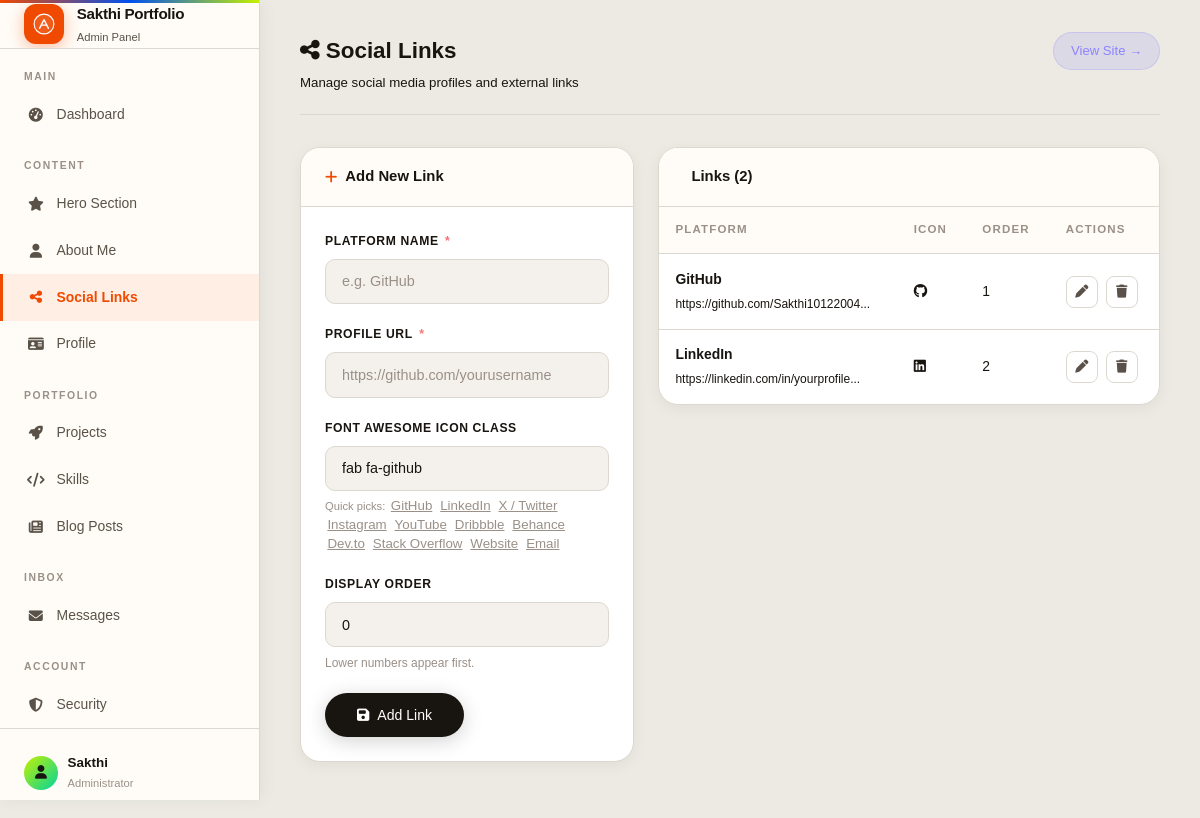
Page /admin/social.php (signed in) on the committed database.
### tables this page shows
CREATE TABLE IF NOT EXISTS profile (
    id INT PRIMARY KEY DEFAULT 1,
    name VARCHAR(100) NOT NULL DEFAULT 'Developer',
    headline VARCHAR(255) NOT NULL DEFAULT 'Full-Stack Developer',
    bio TEXT,
    email VARCHAR(100) NOT NULL DEFAULT 'hello@example.com',
    avatar VARCHAR(255) DEFAULT NULL,
    resume VARCHAR(255) DEFAULT NULL,
    github VARCHAR(255) DEFAULT NULL,
    linkedin VARCHAR(255) DEFAULT NULL,
    twitter VARCHAR(255) DEFAULT NULL,
    updated_at TIMESTAMP DEFAULT CURRENT_TIMESTAMP ON UPDATE CURRENT_TIMESTAMP
);

CREATE TABLE IF NOT EXISTS `social_links` (
    `id`            INT AUTO_INCREMENT PRIMARY KEY,
    `platform`      VARCHAR(50)  NOT NULL,
    `url`           VARCHAR(500) NOT NULL,
    `icon_class`    VARCHAR(100) DEFAULT 'fa-solid fa-link',
    `display_order` INT DEFAULT 0,
    `created_at`    TIMESTAMP DEFAULT CURRENT_TIMESTAMP
);

### includes/functions.php (called while the page is built, shortened)
<?php
function escape($string)
{
    return htmlspecialchars($string ?? '', ENT_QUOTES | ENT_SUBSTITUTE, 'UTF-8');
}
function getProfile()
{
    $db = Database::getInstance();
    $profile = $db->getRow("SELECT * FROM profile WHERE id = 1");
    return $profile ?: [
        'name' => 'Developer',
        'headline' => 'Full-Stack Developer',
        'bio' => 'Building digital experiences.',
        'email' => 'hello@example.com',
        'avatar' => null,
        'resume' => null,
        'github' => null,
        'linkedin' => null,
        'twitter' => null,
    ];
}

### includes/db.php (called while the page is built, shortened)
<?php
class Database {
    private static $instance = null;
    private $connection;
    private function __construct() {
        try {
            $this->connection = new mysqli(DB_HOST, DB_USER, DB_PASS, DB_NAME);
            $this->connection->set_charset('utf8mb4');
        } catch (mysqli_sql_exception $e) {
            error_log("Database connection failed: " . $e->getMessage());
            if (defined('DB_HOST') && DB_HOST === 'localhost') {
                die('<div style="font-family:sans-serif;padding:2rem;background:#1a1a24;color:#ff4444;border:1px solid #ff4444;border-radius:12px;margin:2rem;max-width:600px;">
                    <h2>⚠️ Database Connection Failed</h2>
                    <p>' . htmlspecialchars($e->getMessage()) . '</p>
                    <p style="color:#a0a0b0;margin-top:1rem;">Run <a href="' . BASE_URL . '/setup.php" style="color:#6c5ce7;">setup.php</a> to create the database.</p>
                </div>');
            } else {
                die("Database connection error. Please try again later.");
            }
        }
    }
    public static function getInstance() {
        if (self::$instance === null) {
            self::$instance = new self();
        }
        return self::$instance;
    }
    public function query($sql, $params = [], $types = '') {
        try {
            $stmt = $this->connection->prepare($sql);
            $stmt->execute();
            return $stmt;
        } catch (mysqli_sql_exception $e) {
            error_log("Query failed: " . $e->getMessage() . " | SQL: " . $sql);
            return false;
        }
    }
    public function getRow($sql, $params = [], $types = '') {
        $stmt = $this->query($sql, $params, $types);
        if ($stmt) {
            $result = $stmt->get_result();
            return $result->fetch_assoc();
        }
        return null;
    }
    public function getRows($sql, $params = [], $types = '') {
        $stmt = $this->query($sql, $params, $types);
        if ($stmt) {
            $result = $stmt->get_result();
            return $result->fetch_all(MYSQLI_ASSOC);
        }
        return [];
    }
}

### includes/auth.php (called while the page is built, shortened)
<?php
require_once __DIR__ . '/db.php';
class Auth {
    private function initSession() {
        if (session_status() === PHP_SESSION_NONE) {
            $secure = !empty($_SERVER['HTTPS']) && $_SERVER['HTTPS'] !== 'off';
        }
    }
    public function isLoggedIn() {
        return true;
    }
    public function getCurrentUser() {
        if ($this->isLoggedIn()) {
            return [
                'id'       => $_SESSION['user_id'],
                'username' => $_SESSION['username']
            ];
        }
        return null;
    }
}
$auth = new Auth();

### admin/social.php (the view, shortened to what this page needs)
<?php
require_once '../includes/db.php';
require_once '../includes/auth.php';
require_once '../includes/functions.php';
$auth->requireLogin();
$db = Database::getInstance();
$editItem = null;
$links = $db->getRows("SELECT * FROM social_links ORDER BY display_order, id") ?: [];
require_once '../includes/header.php';
$iconSuggestions = [
  'fab fa-github' => 'GitHub',
  'fab fa-linkedin' => 'LinkedIn',
  'fab fa-x-twitter' => 'X / Twitter',
  'fab fa-instagram' => 'Instagram',
  'fab fa-youtube' => 'YouTube',
  'fab fa-dribbble' => 'Dribbble',
  'fab fa-behance' => 'Behance',
  'fab fa-dev' => 'Dev.to',
  'fab fa-stack-overflow' => 'Stack Overflow',
  'fa-solid fa-globe' => 'Website',
  'fa-solid fa-envelope' => 'Email',
];
?>
<div class="admin-layout">
  <?php include __DIR__ . '/_sidebar.php'; ?>
  <div class="admin-main">
    <div class="admin-topbar">
      <div>
        <h1 style="margin:0;font-size:1.4rem;font-weight:700;color:var(--text-strong)">
          <i class="fa-solid fa-share-nodes" style="color:var(--accent)"></i> Social Links
        </h1>
        <p style="font-size:.83rem;color:var(--text-muted);margin-top:.1rem">Manage social media profiles and external
          links</p>
      </div>
      <a href="<?php echo BASE_URL; ?>/" target="_blank" class="btn-glass btn-sm">View Site →</a>
    </div>
    <div class="social-layout" style="display:grid;grid-template-columns:1fr 1.5fr;gap:1.5rem;align-items:start">
      <div class="admin-card">
        <div class="admin-card-header">
          <h2><i class="fa-solid fa-<?php echo $editItem ? 'pen' : 'plus'; ?>"></i>
            <?php echo $editItem ? 'Edit Link' : 'Add New Link'; ?></h2>
        </div>
        <div class="admin-card-body">
          <form method="POST" class="admin-form">
            <div class="field">
              <label for="platform">Platform Name <span style="color:#f87171">*</span></label>
              <input type="text" id="platform" name="platform" required
                value="<?php echo escape($editItem['platform'] ?? ''); ?>" placeholder="e.g. GitHub">
            </div>
            <div class="field">
              <label for="url">Profile URL <span style="color:#f87171">*</span></label>
              <input type="url" id="url" name="url" required value="<?php echo escape($editItem['url'] ?? ''); ?>"
                placeholder="https://github.com/yourusername">
            </div>
            <div class="field">
              <label for="icon_class">Font Awesome Icon Class</label>
              <input type="text" id="icon_class" name="icon_class"
                value="<?php echo escape($editItem['icon_class'] ?? 'fab fa-github'); ?>" placeholder="fab fa-github">
              <p class="form-hint" style="font-size:0.7rem">
                Quick picks:
                <?php foreach ($iconSuggestions as $cls => $lbl): ?>
                  <button type="button" onclick="document.getElementById('icon_class').value='<?php echo $cls; ?>'"
                    style="background:none;border:none;color:var(--accent);cursor:pointer;text-decoration:underline;padding:0 .15rem"><?php echo $lbl; ?></button>
                <?php endforeach; ?>
              </p>
            </div>
            <div class="field">
              <label for="display_order">Display Order</label>
              <input type="number" id="display_order" name="display_order" min="0"
                value="<?php echo (int) ($editItem['display_order'] ?? 0); ?>" placeholder="0">
              <p class="form-hint">Lower numbers appear first.</p>
            </div>
            <div style="display:flex;gap:.75rem;flex-wrap:wrap">
              <button type="submit" class="btn-primary">
                <i class="fa-solid fa-floppy-disk"></i>
                <?php echo $editItem ? 'Update Link' : 'Add Link'; ?>
              </button>
            </div>
          </form>
        </div>
      </div>
      <div class="admin-card">
        <div class="admin-card-header">
          <h2><i class="fa-solid fa-list-nodes"></i> Links (<?php echo count($links); ?>)</h2>
        </div>
        <div class="admin-card-body" style="padding:0">
          <?php if ($links): ?>
            <div class="table-responsive">
              <table class="admin-table">
                <thead>
                  <tr>
                    <th>Platform</th>
                    <th>Icon</th>
                    <th>Order</th>
                    <th>Actions</th>
                  </tr>
                </thead>
                <tbody>
                  <?php foreach ($links as $l): ?>
                    <tr>
                      <td>
                        <strong><?php echo escape($l['platform']); ?></strong><br>
                        <span
                          style="font-size:.75rem;color:var(--text-muted)"><?php echo escape(substr($l['url'], 0, 35)) . '...'; ?></span>
                      </td>
                      <td><i class="<?php echo escape($l['icon_class']); ?>"></i></td>
                      <td><?php echo (int) $l['display_order']; ?></td>
                      <td>
                        <div class="actions-cell">
                          <a href="?edit=<?php echo $l['id']; ?>" class="btn-icon" title="Edit">
                            <i class="fa-solid fa-pen"></i>
                          </a>
                          <form method="POST" style="display:inline" onsubmit="return confirm('Delete this social link?')">
                            <button type="submit" class="btn-icon danger" title="Delete">
                              <i class="fa-solid fa-trash"></i>
                            </button>
                          </form>
                        </div>
                      </td>
                    </tr>
                  <?php endforeach; ?>
                </tbody>
              </table>
            </div>
          <?php endif; ?>
        </div>
      </div>
    </div>
  </div>
</div>
<?php require_once '../includes/footer.php'; ?>

### admin/_sidebar.php (shortened to what this page needs)
<?php
$currentPage = basename($_SERVER['PHP_SELF']);
$profile = $profile ?? getProfile();
$currentUser = $auth->getCurrentUser();
?>
<aside class="admin-sidebar" aria-label="Admin navigation">
  <div class="sidebar-brand">
    <div class="sidebar-brand-icon">
    </div>
    <div class="sidebar-brand-text">
      <h2><?php echo escape(SITE_NAME); ?></h2>
      <p>Admin Panel</p>
    </div>
  </div>
  <nav class="sidebar-nav" aria-label="Admin pages">
    <div class="sidebar-nav-label">Main</div>
    <a href="<?php echo BASE_URL; ?>/admin/dashboard.php"
      class="<?php echo $currentPage === 'dashboard.php' ? 'active' : ''; ?>">
      <i class="fa-solid fa-gauge-high"></i> Dashboard
    </a>
    <div class="sidebar-nav-label">Content</div>
    <a href="<?php echo BASE_URL; ?>/admin/hero.php" class="<?php echo $currentPage === 'hero.php' ? 'active' : ''; ?>">
      <i class="fa-solid fa-star"></i> Hero Section
    </a>
    <a href="<?php echo BASE_URL; ?>/admin/about.php"
      class="<?php echo $currentPage === 'about.php' ? 'active' : ''; ?>">
      <i class="fa-solid fa-user"></i> About Me
    </a>
    <a href="<?php echo BASE_URL; ?>/admin/social.php"
      class="<?php echo $currentPage === 'social.php' ? 'active' : ''; ?>">
      <i class="fa-solid fa-share-nodes"></i> Social Links
    </a>
    <a href="<?php echo BASE_URL; ?>/admin/profile.php"
      class="<?php echo $currentPage === 'profile.php' ? 'active' : ''; ?>">
      <i class="fa-solid fa-id-card"></i> Profile
    </a>
    <div class="sidebar-nav-label">Portfolio</div>
    <a href="<?php echo BASE_URL; ?>/admin/projects.php"
      class="<?php echo in_array($currentPage, ['projects.php', 'project-edit.php']) ? 'active' : ''; ?>">
      <i class="fa-solid fa-rocket"></i> Projects
    </a>
    <a href="<?php echo BASE_URL; ?>/admin/skills.php"
      class="<?php echo in_array($currentPage, ['skills.php', 'skill-edit.php']) ? 'active' : ''; ?>">
      <i class="fa-solid fa-code"></i> Skills
    </a>
    <a href="<?php echo BASE_URL; ?>/admin/notes.php"
      class="<?php echo in_array($currentPage, ['notes.php', 'note-edit.php']) ? 'active' : ''; ?>">
      <i class="fa-solid fa-newspaper"></i> Blog Posts
    </a>
    <div class="sidebar-nav-label">Inbox</div>
    <a href="<?php echo BASE_URL; ?>/admin/messages.php"
      class="<?php echo $currentPage === 'messages.php' ? 'active' : ''; ?>">
      <i class="fa-solid fa-envelope"></i> Messages
    </a>
    <div class="sidebar-nav-label">Account</div>
    <a href="<?php echo BASE_URL; ?>/admin/security.php"
      class="<?php echo $currentPage === 'security.php' ? 'active' : ''; ?>">
      <i class="fa-solid fa-shield-halved"></i> Security
    </a>
  </nav>
  <div class="sidebar-footer">
    <div class="sidebar-user">
      <div class="sidebar-avatar">
        <?php if (!empty($profile['avatar'])): ?>
          <img src="<?php echo UPLOAD_URL . escape($profile['avatar']); ?>" alt=""
            style="width:32px;height:32px;object-fit:cover;border-radius:50%">
        <?php else: ?>
          <i class="fa-solid fa-user" style="font-size:.85rem"></i>
        <?php endif; ?>
      </div>
      <div>
        <div class="sidebar-username"><?php echo escape($currentUser['username'] ?? 'Admin'); ?></div>
        <div class="sidebar-role">Administrator</div>
      </div>
    </div>
  </div>
</aside>

### assets/css/style.css (style rules this page uses)
:root { --bg: #0a0a0f; --bg2: #111118; --bg3: #1a1a24; --card: #13131c; --card2: #1e1e2e; --stroke: rgba(108, 99, 255, 0.18); --stroke2: rgba(255, 255, 255, 0.07); --violet: #6c63ff; --violet2: #8b83ff; --cyan: #00d4ff; --coral: #ff6b6b; --green: #39d98a; --gold: #ffd166; --ink: #e8e8f0; --ink2: #9898b8; --ink3: #5a5a7a; --glow-v: rgba(108, 99, 255, 0.35); --glow-c: rgba(0, 212, 255, 0.25); --shadow-sm: 0 2px 12px rgba(0, 0, 0, .4); --shadow-card: 0 8px 32px rgba(0, 0, 0, .5); --shadow-hover: 0 20px 56px rgba(108, 99, 255, .2); --shadow-glow: 0 0 40px rgba(108, 99, 255, .25); --radius: 16px; --radius-sm: 10px; --radius-pill: 100px; --tr: .22s ease; --font: 'Inter', sans-serif; --font-head: 'Space Grotesk', sans-serif; --navbar-h: 70px; }
*, *::before, *::after { box-sizing: border-box; margin: 0; padding: 0 }
html { scroll-behavior: smooth }
body { font-family: var(--font); background: var(--bg); color: var(--ink); overflow-x: hidden; line-height: 1.7; }
a { color: var(--violet); text-decoration: none; transition: color var(--tr) }
.btn-glass.btn-sm { padding: .4rem 1rem; font-size: .8rem; background: rgba(108, 99, 255, .12); border: 1px solid var(--stroke); color: var(--violet2); border-radius: var(--radius-pill); display: inline-flex; align-items: center; gap: .4rem; transition: all var(--tr); }
.btn-primary { display: inline-flex; align-items: center; gap: .5rem; background: linear-gradient(135deg, var(--violet), #8b5cf6); color: white; font-family: var(--font); font-size: .88rem; font-weight: 600; padding: .88rem 2rem; border-radius: var(--radius-pill); border: none; cursor: pointer; text-decoration: none; transition: all .25s; box-shadow: 0 4px 20px var(--glow-v); }
.btn-glass { display: inline-flex; align-items: center; gap: .45rem; background: var(--card2); color: var(--ink); font-size: .88rem; font-weight: 500; border: 1px solid var(--stroke2); border-radius: var(--radius-pill); padding: .78rem 1.6rem; cursor: pointer; transition: all .25s; text-decoration: none; }
.field { margin-bottom: 1.2rem }
.field label { display: block; font-size: .73rem; font-weight: 600; letter-spacing: .06em; text-transform: uppercase; color: var(--ink3); margin-bottom: .45rem; }
.field input, .field textarea, .field select { width: 100%; padding: .82rem 1rem; border: 1px solid var(--stroke2); border-radius: var(--radius-sm); font-family: var(--font); font-size: .9rem; color: var(--ink); background: var(--bg3); outline: none; resize: vertical; transition: border-color .2s, box-shadow .2s; }
.field input::placeholder, .field textarea::placeholder { color: var(--ink3) }

### rows in the picture
profile: name "Sakthi"
social_links: platform "GitHub", url "https://github.com/Sakthi10122004", display_order "1"
social_links: platform "LinkedIn", url "https://linkedin.com/in/yourprofile", display_order "2"

### other values in the picture
SITE_NAME "Sakthi Portfolio"
$lbl "GitHub"
$lbl "LinkedIn"
$lbl "X / Twitter"
$lbl "Instagram"
$lbl "YouTube"
$lbl "Dribbble"
$lbl "Behance"
$lbl "Dev.to"
$lbl "Stack Overflow"
$lbl "Website"
$lbl "Email"
count($links) "2"
